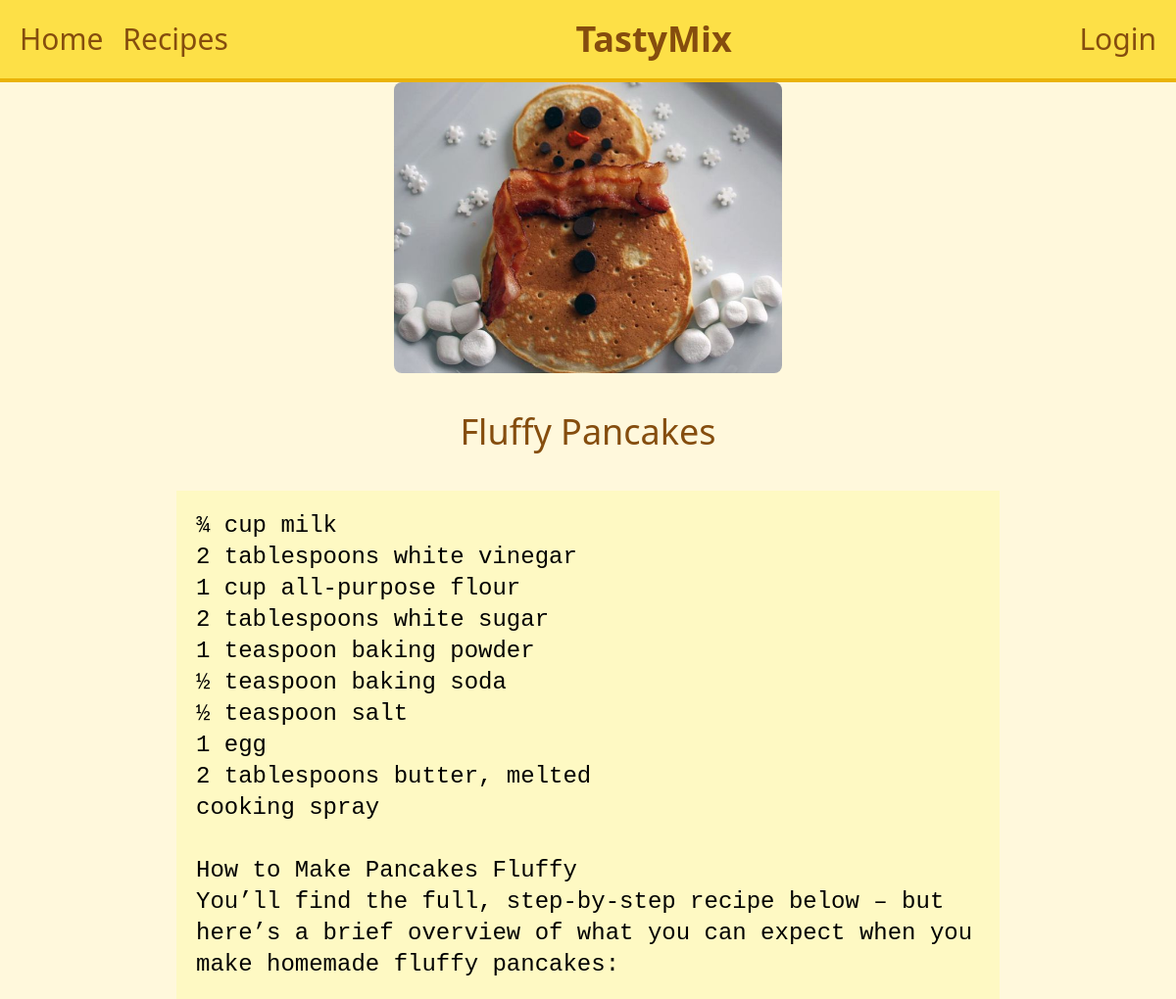
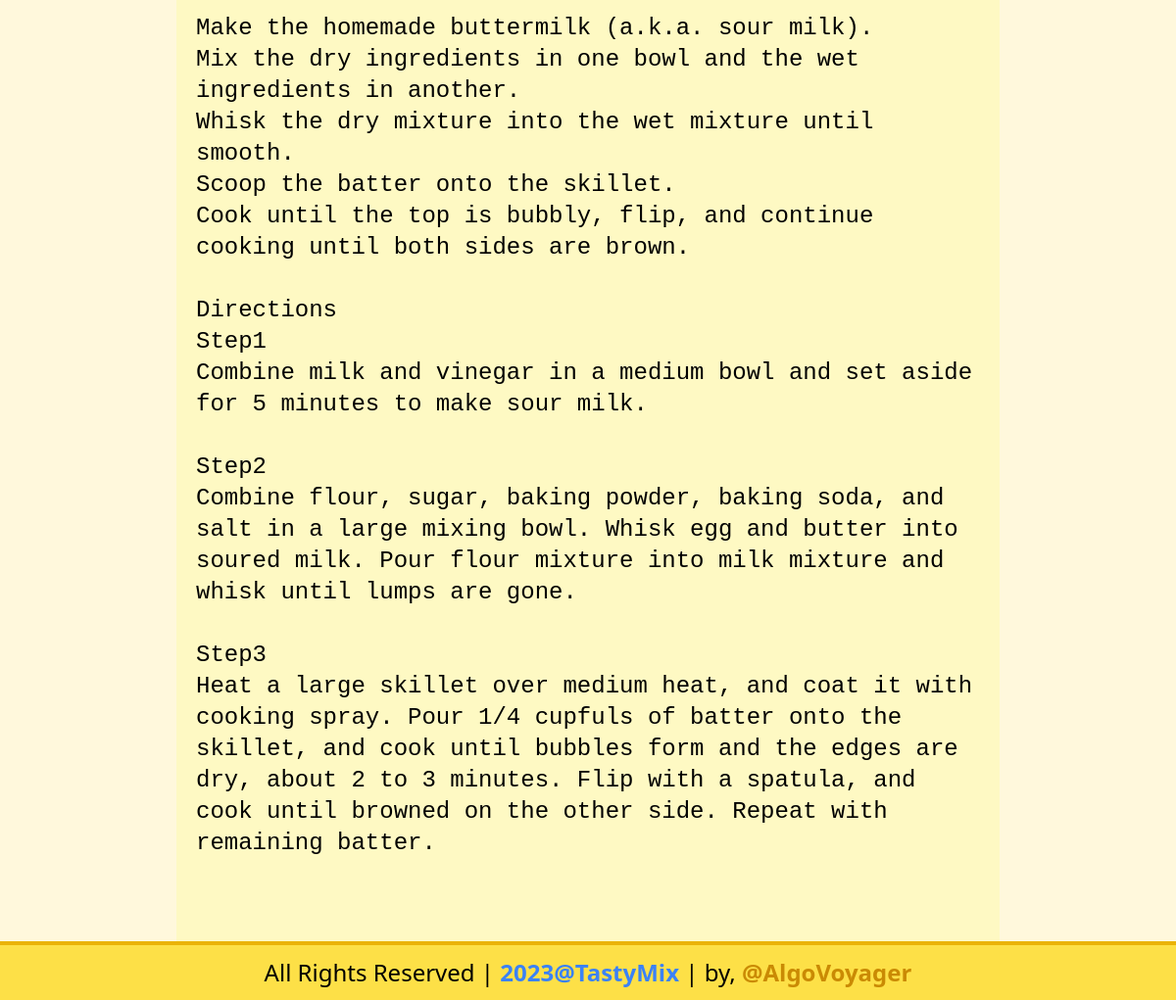
The page /recipe_details/21 on the database its author committed (2 pictures, top to bottom).
### recipe/models.py (models this page shows, shortened)
class Recipe(models.Model):
    user = models.ForeignKey(User, on_delete=models.SET_NULL,null=True, blank=True)
    recipe_name= models.CharField(max_length=100)
    Ingredients= models.TextField()
    recipe_image= models.ImageField(upload_to="thumbnails")

### recipe/views.py (the view)
# urls.py: path('recipe_details/<id>',views.recipe_details,name="recipe_details"),
def recipe_details(request,id):
    queryset = Recipe.objects.get(id=id)
    context = {'recipe_details':queryset}
    return render(request,'recipe_details.html',context)

### templates/recipe_details.html (shortened to what this page needs)
{% extends 'base.html' %}
{% block body %}
<main class=" flex  flex-col ">
<div class="container  mx-auto content">
    <div class="flex  flex-col gap-10 justify-center">
                <img class="mx-auto object-cover   rounded-lg  " src="/media/{{recipe_details.recipe_image}}" alt="{{recipe_details.recipe_name}}">
                <div class="mx-auto text-4xl text-yellow-800">
                    {{recipe_details.recipe_name}}
                </div>
                <pre class="mx-auto text-black-900 text-2xl bg-yellow-100 p-5">{{recipe_details.Ingredients}}</pre>
    </div>
</div>
</main>
{% endblock body %}

### rows shown on the page
Recipe: recipe_image (picture), recipe_name "Fluffy Pancakes", Ingredients "¾ cup milk 2 tablespoons white vinegar 1 cup all-purpose flour 2 tablespoons white sugar 1 teaspoon baking powder ½ teaspoon baking soda ½ teaspoon salt 1 egg 2 tablespoons butter, melted cooking spray How to Make Pancakes Fluffy You’ll find the full, step-by-step recipe below – but here’s a brief overview of what you can expect when you make homemade fluffy pancakes: Make the homemade buttermilk (a.k.a. sour milk). Mix the dry ingredients in one bowl and the wet ingredients in another. Whisk the dry mixture into the wet mixture until smooth. Scoop the batter onto the skillet. Cook until the top is bubbly, flip, and continue cooking until both sides are brown. Directions Step1 Combine milk…"
